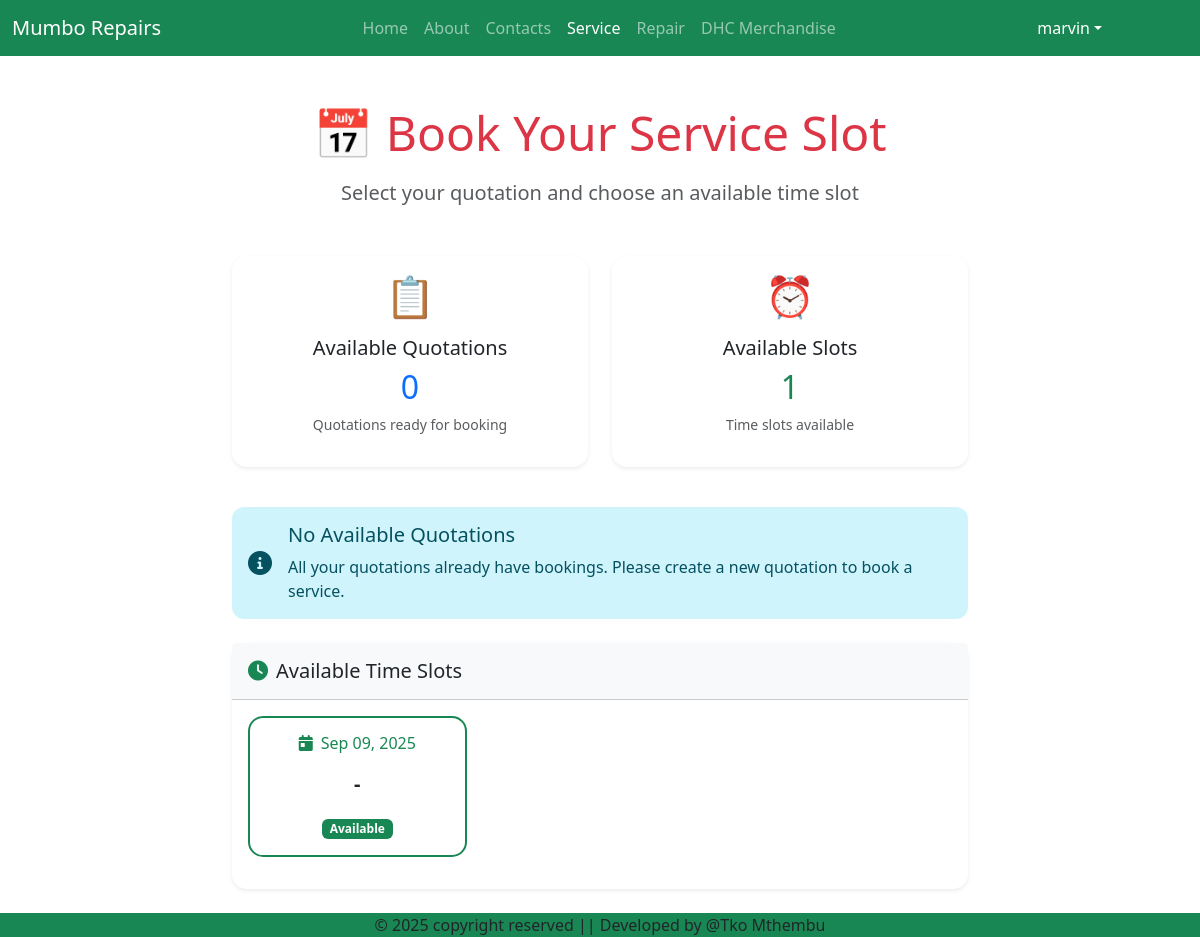
Before: /service/available-slots/ (signed in) with the older database file.
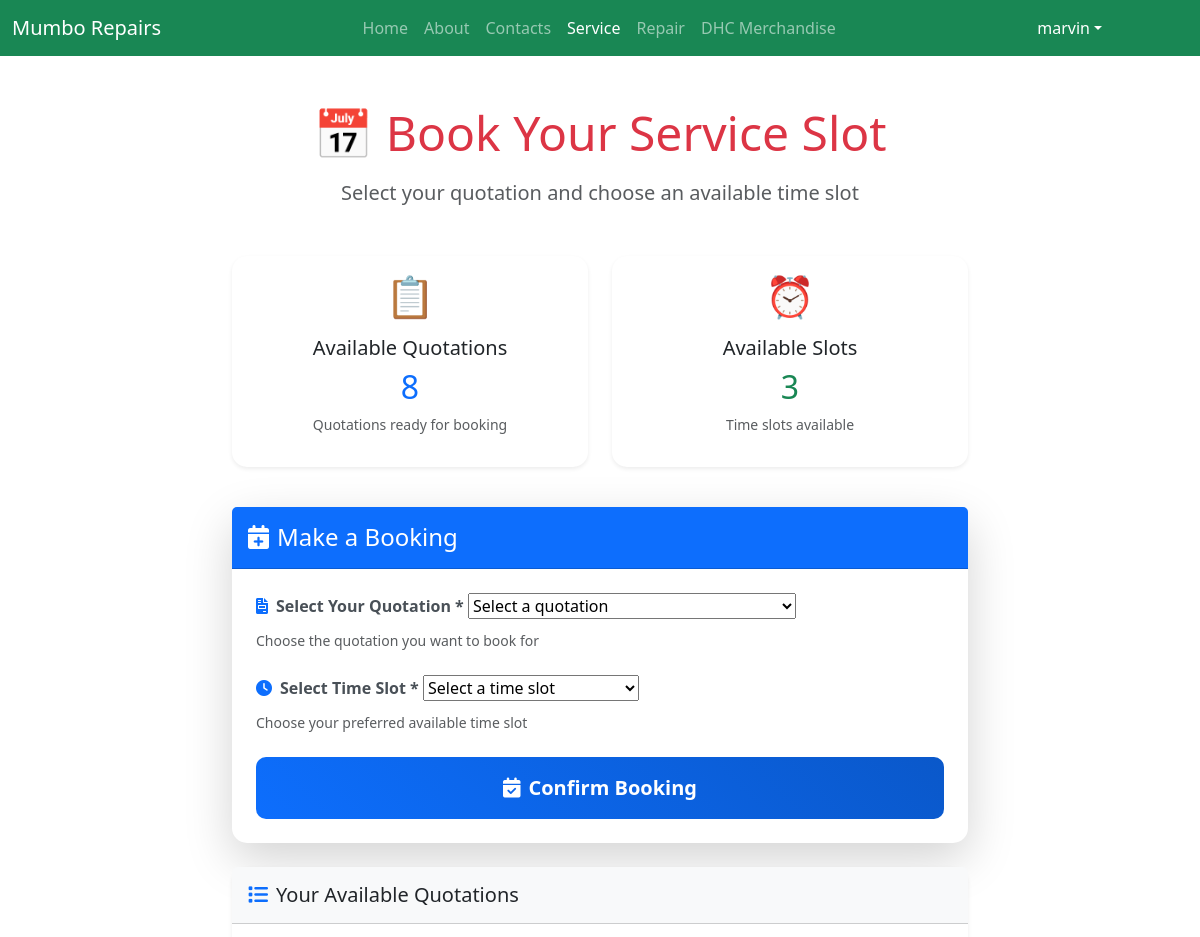
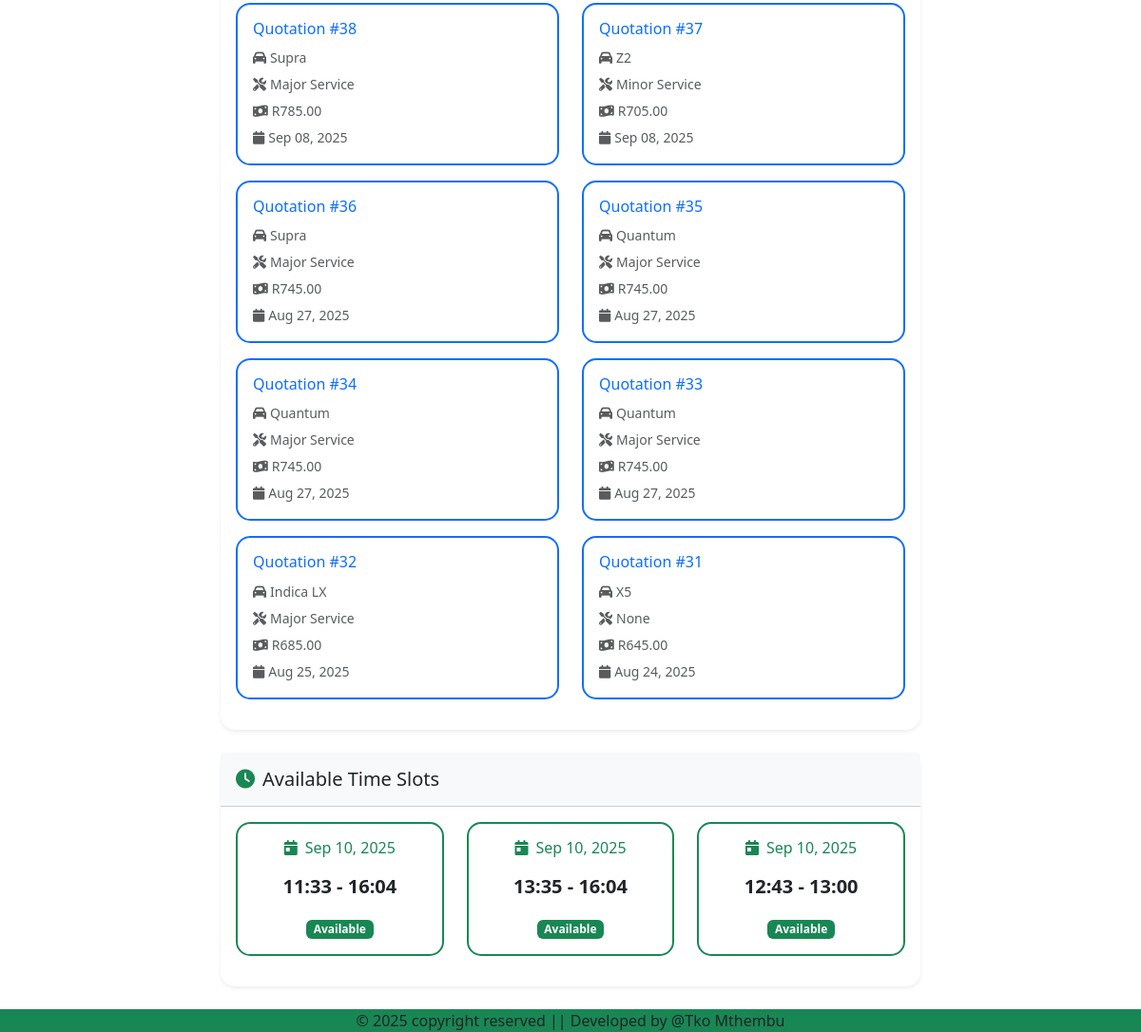
After: the same page with the newer database file (2 pictures, top to bottom).
### service/models.py (models this page shows, shortened)
class TimeSlot(models.Model):
    timeslot_id = models.AutoField(primary_key=True, unique=True)
    date = models.DateField(blank=True, null=True)
    start_time = models.TimeField()  # Changed from DateTimeField
    end_time = models.TimeField()    # Changed from DateTimeField
    is_available = models.BooleanField(default=True)
    def __str__(self):
        date_str = self.date.strftime('%Y-%m-%d') if self.date else "No date"
        start_str = self.start_time.strftime('%H:%M') if self.start_time else "No start time"
        end_str = self.end_time.strftime('%H:%M') if self.end_time else "No end time"
        return f"{date_str} {start_str} to {end_str}"

class QuotationRequest(models.Model):
    TRANSOPT = [
        ('manual','Manual'),
        ('automatic','Automatic')
    ]
    GASCHOICE = [
        ('petro','Petrol'),
        ('diesel','diesel'),
    ]
    quotereq_id = models.AutoField(primary_key=True, unique=True)
    user = models.ForeignKey(User, on_delete=models.CASCADE)
    vehicle_type = models.ForeignKey(Vehicle, on_delete=models.CASCADE)
    engine_capacity = models.DecimalField(max_digits=4, decimal_places=1, blank=True, null=True)
    gas = models.CharField(max_length=10, choices=GASCHOICE, blank=True, null=True)
    millage = models.CharField(max_length=6, blank=True, null=True)
    transmission = models.CharField(max_length=10, choices=TRANSOPT, default='manual',blank=True, null=True)
    service_requested = models.ForeignKey(Services,on_delete=models.CASCADE, blank=True, null=True)
    total_cost = models.DecimalField(max_digits=10, decimal_places=2, null=True, blank=True)
    additional_notes = models.TextField(blank=True)
    created_at = models.DateTimeField(auto_now_add=True)
    def __str__(self):
        return f"Quotation #{self.quotereq_id} for {self.user.username} it cost R{self.total_cost}"

class Vehicle(models.Model):
    vehicle_id = models.AutoField(primary_key=True, unique=True)
    owner = models.ForeignKey(User, on_delete=models.CASCADE, blank=True, null=True)
    name = models.CharField(max_length=25, blank=True, null=True)
    model = models.CharField(max_length=15, blank=True, null=True)
    year = models.CharField(max_length=4, blank=True, null=True)
    vin_number = models.CharField(max_length=25, blank=True, null=True)
    license_plate = models.CharField(max_length=12, blank=True, null=True)
    def __str__(self):
        return f'{self.name}'

class Services(models.Model):
    service_id = models.AutoField(primary_key=True, unique=True)
    service_type = models.CharField(max_length=20, blank=True, null=True)
    description = models.CharField(max_length=50, blank=True, null=True)
    base_price = models.DecimalField(max_digits=10, decimal_places=2)
    def __str__(self):
        return(self.service_type)

### service/views.py (the view)
# urls.py: path('available-slots/', views.book_slot, name='available_slots'),
@login_required
def book_slot(request):
    booked_slot_ids = Booking.objects.values_list('time_slot_id', flat=True)
    slots = TimeSlot.objects.filter(is_available=True).exclude(timeslot_id__in=booked_slot_ids)
    booked_quotation_ids = Booking.objects.filter(user=request.user).values_list('quotation_id', flat=True)
    quotes = QuotationRequest.objects.filter(user=request.user).exclude(quotereq_id__in=booked_quotation_ids).order_by('-created_at')
    if request.method == "POST":
        form = BookingForm(request.POST, user=request.user)
        if form.is_valid():
            try:
                booking = form.save(commit=False)
                booking.user = request.user
                if Booking.objects.filter(time_slot=booking.time_slot).exists():
                    messages.error(request, "This time slot has already been booked. Please choose another one.")
                    return render(request, "service/available_slots.html", {"form": form, "quotes": quotes,"slots": slots})
                if Booking.objects.filter(quotation=booking.quotation).exists():
                    messages.error(request, "This quotation already has a booking.")
                    return render(request, "service/available_slots.html", {"form": form, "quotes": quotes,"slots": slots})
                booking.save()
                booking.time_slot.is_available = False
                booking.time_slot.save()
                messages.success(request, "Booking created successfully")
            except IntegrityError:
                messages.error(request, "This quotation already has a booking or the time slot is no longer available.")
        else:
            messages.error(request, "Please correct the errors below.")
    else:
        form = BookingForm(user=request.user)
    return render(request, "service/available_slots.html", {"form": form,  "quotes": quotes,"slots": slots})

### service/forms.py
class BookingForm(forms.ModelForm):
    quotation = forms.ModelChoiceField(
        queryset=QuotationRequest.objects.none(),
        empty_label="Select a quotation",
        required=True
    )
    time_slot = forms.ModelChoiceField(
        queryset=TimeSlot.objects.none(),
        empty_label="Select a time slot",
        required=True
    )
    class Meta:
        model = Booking
        fields = ['quotation', 'time_slot']
    def __init__(self, *args, **kwargs):
        user = kwargs.pop('user', None)
        super().__init__(*args, **kwargs)
        if user:
            booked_quotation_ids = Booking.objects.filter(user=user).values_list('quotation_id', flat=True)
            self.fields['quotation'].queryset = QuotationRequest.objects.filter(user=user).exclude(quotereq_id__in=booked_quotation_ids)
            booked_slot_ids = Booking.objects.values_list('time_slot_id', flat=True)
            self.fields['time_slot'].queryset = TimeSlot.objects.filter(is_available=True).exclude(timeslot_id__in=booked_slot_ids)

### service/templates/service/available_slots.html (shortened to what the changed rows need)
{% extends "HomeApp/base.html" %}
{% load static %}
{% block main-content %}
<div class="container py-5">
    <div class="row justify-content-center">
        <div class="col-lg-8">
            <div class="text-center mb-5">
                <h1 class="display-5 text-danger mb-3">📅 Book Your Service Slot</h1>
            </div>
            <div class="row mb-4">
                <div class="col-md-6 mb-3">
                    <div class="card border-0 shadow-sm h-100">
                        <div class="card-body text-center">
                            <div class="d-flex justify-content-center align-items-center mb-3">
                                <span class="display-6 text-primary">📋</span>
                            </div>
                            <h5 class="card-title">Available Quotations</h5>
                            <h2 class="text-primary">{{ quotes.count }}</h2>
                            <p class="text-muted small">Quotations ready for booking</p>
                        </div>
                    </div>
                </div>
                <div class="col-md-6 mb-3">
                    <div class="card border-0 shadow-sm h-100">
                        <div class="card-body text-center">
                            <div class="d-flex justify-content-center align-items-center mb-3">
                                <span class="display-6 text-success">⏰</span>
                            </div>
                            <h5 class="card-title">Available Slots</h5>
                            <h2 class="text-success">{{ slots.count }}</h2>
                            <p class="text-muted small">Time slots available</p>
                        </div>
                    </div>
                </div>
            </div>
            {% if quotes.count == 0 %}
            <div class="alert alert-info d-flex align-items-center">
                <i class="fas fa-info-circle me-3 fs-4"></i>
                <div>
                    <h5 class="alert-heading mb-2">No Available Quotations</h5>
                    <p class="mb-0">All your quotations already have bookings. Please create a new quotation to book a service.</p>
                </div>
            </div>
            {% endif %}
            {% if quotes.count > 0 and slots.count > 0 %}
            <div class="card border-0 shadow-lg">
                <div class="card-header bg-primary text-white py-3">
                    <h4 class="mb-0"><i class="fas fa-calendar-plus me-2"></i>Make a Booking</h4>
                </div>
                <div class="card-body p-4">
                    <form method="POST" class="needs-validation" novalidate>
                        <div class="mb-4">
                            <label for="id_quotation" class="form-label fw-semibold">
                                <i class="fas fa-file-invoice me-2 text-primary"></i>Select Your Quotation *
                            </label>
                            {{ form.quotation }}
                            <div class="form-text">Choose the quotation you want to book for</div>
                        </div>
                        <div class="mb-4">
                            <label for="id_time_slot" class="form-label fw-semibold">
                                <i class="fas fa-clock me-2 text-primary"></i>Select Time Slot *
                            </label>
                            {{ form.time_slot }}
                            <div class="form-text">Choose your preferred available time slot</div>
                        </div>
                        <div class="d-grid">
                            <button type="submit" class="btn btn-primary btn-lg py-3">
                                <i class="fas fa-calendar-check me-2"></i>Confirm Booking
                            </button>
                        </div>
                    </form>
                </div>
            </div>
            {% endif %}
            {% if quotes.count > 0 %}
            <div class="card border-0 shadow-sm mt-4">
                <div class="card-header bg-light py-3">
                    <h5 class="mb-0"><i class="fas fa-list me-2 text-primary"></i>Your Available Quotations</h5>
                </div>
                <div class="card-body">
                    <div class="row">
                        {% for quote in quotes %}
                        <div class="col-md-6 mb-3">
                            <div class="card border-primary border-2 h-100">
                                <div class="card-body">
                                    <h6 class="card-title text-primary">Quotation #{{ quote.quotereq_id }}</h6>
                                    <p class="card-text mb-1">
                                        <small class="text-muted">
                                            <i class="fas fa-car me-1"></i>{{ quote.vehicle_type }}
                                        </small>
                                    </p>
                                    <p class="card-text mb-1">
                                        <small class="text-muted">
                                            <i class="fas fa-tools me-1"></i>{{ quote.service_requested }}
                                        </small>
                                    </p>
                                    <p class="card-text mb-1">
                                        <small class="text-muted">
                                            <i class="fas fa-money-bill-wave me-1"></i>R{{ quote.total_cost }}
                                        </small>
                                    </p>
                                    <p class="card-text">
                                        <small class="text-muted">
                                            <i class="fas fa-calendar me-1"></i>{{ quote.created_at|date:"M d, Y" }}
                                        </small>
                                    </p>
                                </div>
                            </div>
                        </div>
                        {% endfor %}
                    </div>
                </div>
            </div>
            {% endif %}
            {% if slots.count > 0 %}
            <div class="card border-0 shadow-sm mt-4">
                <div class="card-body">
                    <div class="row">
                        {% for slot in slots %}
                        <div class="col-md-6 col-lg-4 mb-3">
                            <div class="card border-success border-2 h-100">
                                <div class="card-body text-center">
                                    <h6 class="card-title text-success mb-3">
                                        <i class="fas fa-calendar-day me-2"></i>{{ slot.date|date:"M d, Y" }}
                                    </h6>
                                    <p class="card-text fs-5 fw-bold text-dark">
                                        {{ slot.start_time|time:"H:i" }} - {{ slot.end_time|time:"H:i" }}
                                    </p>
                                    <span class="badge bg-success">Available</span>
                                </div>
                            </div>
                        </div>
                        {% endfor %}
                    </div>
                </div>
            </div>
            {% endif %}
        </div>
    </div>
</div>
<link rel="stylesheet" href="https://cdnjs.cloudflare.com/ajax/libs/font-awesome/6.0.0/css/all.min.css">
{% endblock main-content %}

Changed rows visible on the page:
removed TimeSlot: date "Sep 09, 2025"
now on this page (row unchanged): QuotationRequest: quotereq_id "38", vehicle_type "Supra", service_requested "Major Service", total_cost "785.00", created_at "Sep 08, 2025"
now on this page (row unchanged): QuotationRequest: quotereq_id "37", vehicle_type "Z2", service_requested "Minor Service", total_cost "705.00", created_at "Sep 08, 2025"
now on this page (row unchanged): QuotationRequest: quotereq_id "36", vehicle_type "Supra", service_requested "Major Service", total_cost "745.00", created_at "Aug 27, 2025"
now on this page (row unchanged): QuotationRequest: quotereq_id "35", vehicle_type "Quantum", service_requested "Major Service", total_cost "745.00", created_at "Aug 27, 2025"
now on this page (row unchanged): QuotationRequest: quotereq_id "34", vehicle_type "Quantum", service_requested "Major Service", total_cost "745.00", created_at "Aug 27, 2025"
now on this page (row unchanged): QuotationRequest: quotereq_id "33", vehicle_type "Quantum", service_requested "Major Service", total_cost "745.00", created_at "Aug 27, 2025"
now on this page (row unchanged): QuotationRequest: quotereq_id "32", vehicle_type "Indica LX", service_requested "Major Service", total_cost "685.00", created_at "Aug 25, 2025"
now on this page (row unchanged): QuotationRequest: quotereq_id "31", vehicle_type "X5", service_requested "None", total_cost "645.00", created_at "Aug 24, 2025"
added TimeSlot: date "Sep 10, 2025", start_time "11:33", end_time "16:04"
added TimeSlot: date "Sep 10, 2025", start_time "13:35", end_time "16:04"
added TimeSlot: date "Sep 10, 2025", start_time "12:43", end_time "13:00"
Other visible differences:
{{ quotes.count }}: "0" → "8"
{{ slots.count }}: "1" → "3"
form field quotation: (not shown) → "Select a quotation"
form field time_slot: (not shown) → "Select a time slot"
text no longer shown: "No Available Quotations All your quotations already have bookings. Please create a new quotation to book a service."
text now shown: "Make a Booking Select Your Quotation * Choose the quotation you want to book for Select Time Slot * Choose your preferred available time slot Confirm Booking Your Available Quotations"
